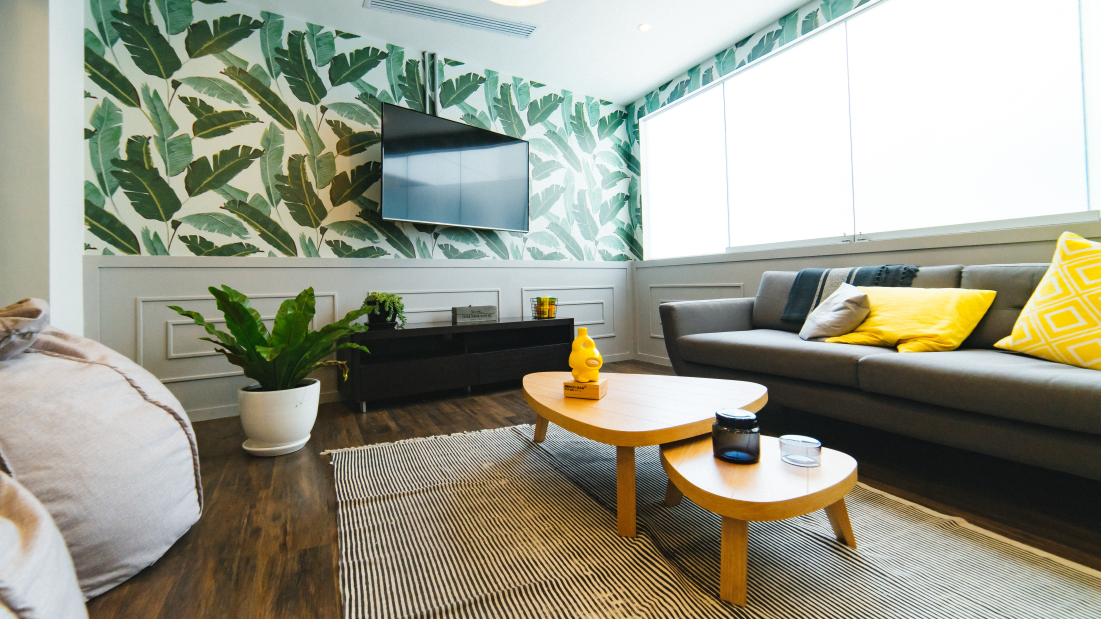
#> input picture apps/data_apps/image_annotation/sample.jpeg, 5501 x 3095 px (shown at 1/5 size)
$ python -i edge_detection_utils.py   (imports and definitions only)   (older library calls are emulated)
#> lines starting #> are read from the running program, lines starting #| are printed output that depends on the picture
#> further down, picture is the input picture: shape (3095, 5501, 3); mean B, G, R 138.1, 154.1, 153.3
import cv2
import numpy as np

from constants import EdgeDetectionKernels


def gaussian_blurring(image: np.array, filter_size: tuple = (5, 5), std: float = 0):
    return cv2.GaussianBlur(image, filter_size, std)


def edge_detection(
        image: np.array,
        kernel: str = EdgeDetectionKernels.LAPLACE.value,
        smoothing: bool = False,
        smoothing_kernel_size: int = 3
):
#> called with kernel = 'LAPLACE', smoothing = False, smoothing_kernel_size = 3
    if smoothing:
        image = gaussian_blurring(image, (smoothing_kernel_size, smoothing_kernel_size), 0)
    if kernel == EdgeDetectionKernels.LAPLACE.value:
        lap_gradient = cv2.Laplacian(image, cv2.CV_64F)
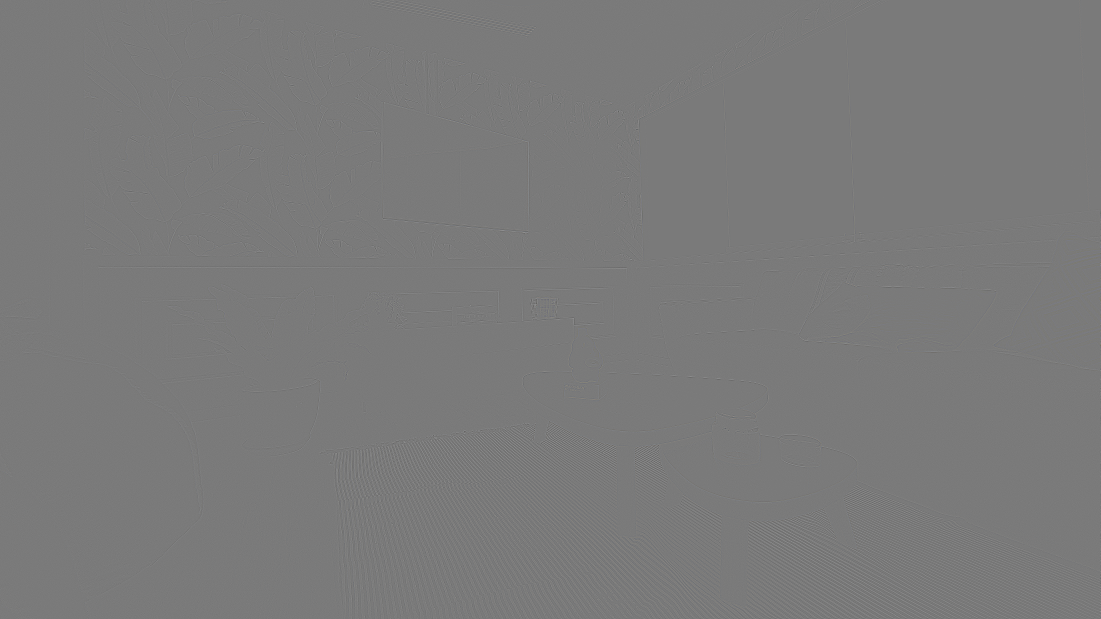
#> lap_gradient: shape (3095, 5501, 3) float64 (shown at 1/5 size); mean B, G, R 0, 0, 0; drawn with min black and max white
        lap_gradient = np.uint(np.absolute(lap_gradient))
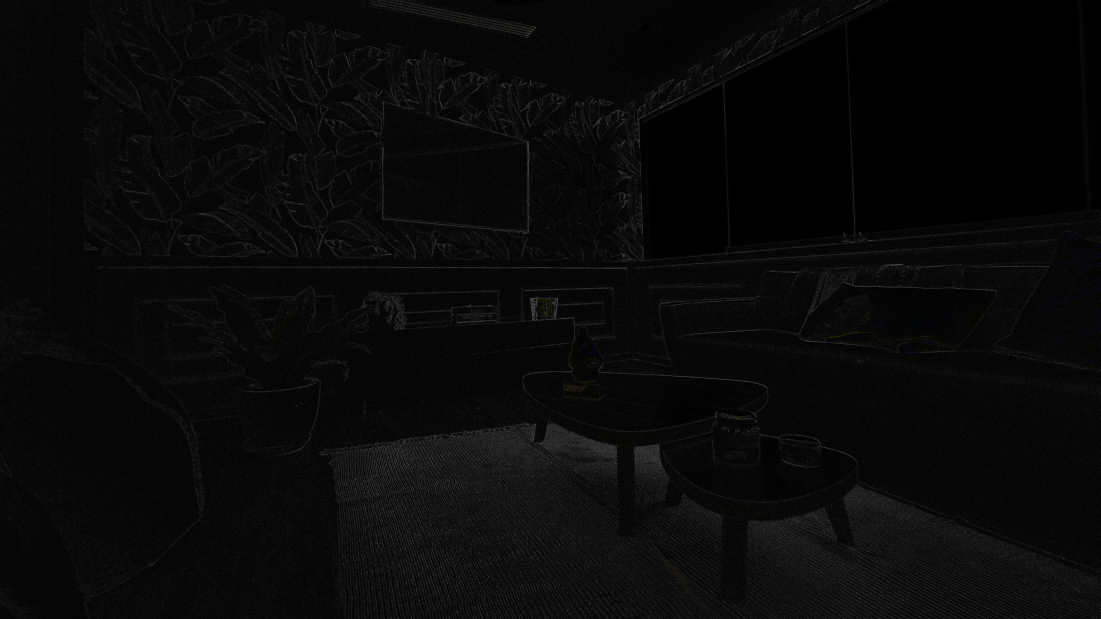
#> lap_gradient: shape (3095, 5501, 3) uint64 (shown at 1/5 size); mean B, G, R 9.1, 9.1, 9.1

        return lap_gradient
    elif kernel == EdgeDetectionKernels.SOBEL.value:
        sob_gradient_x = cv2.Sobel(image, cv2.CV_64F, 1, 0)
        sob_gradient_y = cv2.Sobel(image, cv2.CV_64F, 0, 1)

        sob_gradient_x = np.uint(np.absolute(sob_gradient_x))
        sob_gradient_y = np.uint(np.absolute(sob_gradient_y))

        return cv2.bitwise_or(sob_gradient_x, sob_gradient_y)


def resize_image(image_path) -> None:
    img = cv2.imread(image_path)
    img = cv2.resize(img, (100, 100))
    cv2.imwrite(image_path, img)

>>> import cv2
>>> picture = cv2.imread('../image_annotation/sample.jpeg')
>>> result = edge_detection(picture)
